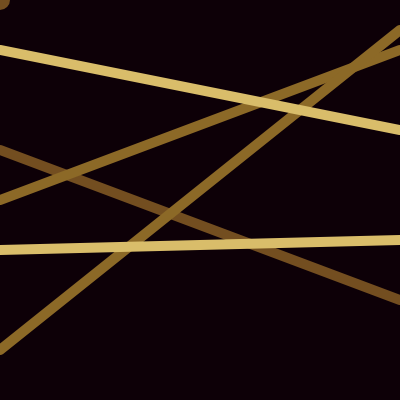
Frame 1 (no input)
Frame 60 (no input): identical to frame 1, image omitted
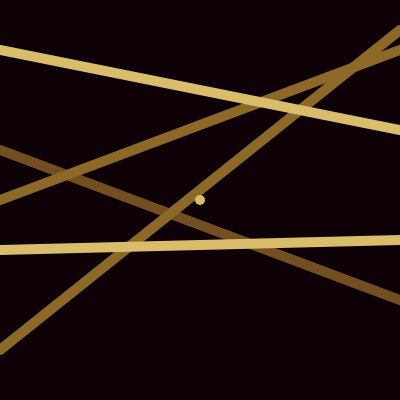
Frame 120 (the mouse pressed at the canvas centre since frame 60)

The p5.js sketch that drew these frames (run headless with seeded random() and noise() and a simulated clock; from frame 60 on, the mouse is pressed at the canvas centre):

// p5.js sketch
// ── sketch.js
function setup() {
  createCanvas(400, 400);
}

function draw() {
  background(13, 0, 7);

  if (keyIsPressed) {
    strokeWeight(5);
  } else {
    strokeWeight(10);
  }
  stroke(115, 78, 32);

  let x1 = 0;
  let x2 = 400;

  line(x1, 150, x2, 300);
  stroke(140, 105, 39);
  line(x1, 200, x2, 50);
  line(x1, 350, x2, 30);
  stroke(217, 189, 106);
  line(x1, 50, x2, 130);
  line(x1, 250, x2, 240);

  if (mouseIsPressed === true) {
    line(mouseX, mouseY, pmouseX, pmouseY);
    print(mouseX + "->" + mouseY);
  } else {
    noStroke();
    fill(115, 78, 32);
    circle(mouseX, mouseY, 20);
  }
}

// ── style.css
html, body {
  margin: 0;
  padding: 0;
}
canvas {
  display: block;
}
div {
  display: block;
  align-items: center;
  justify-content: space-around;
}
